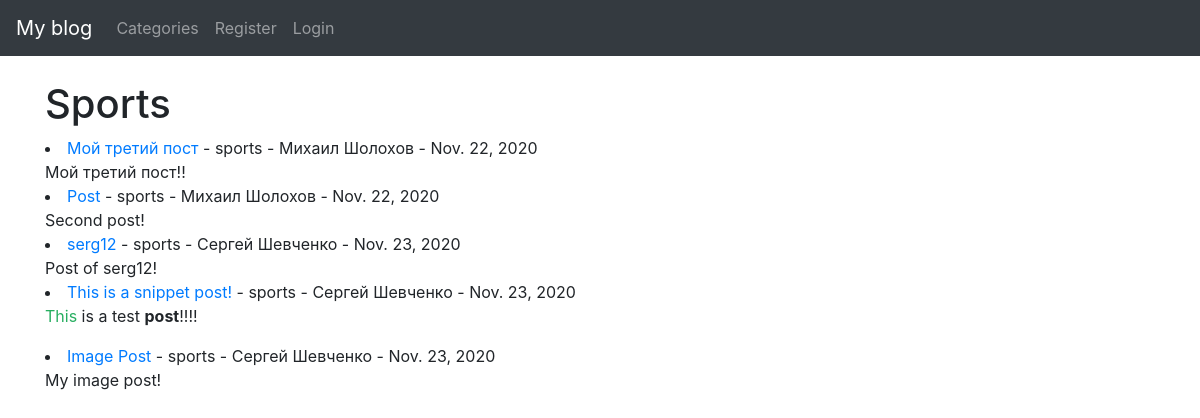
/category/sports/, run on an earlier commit of the app's database.
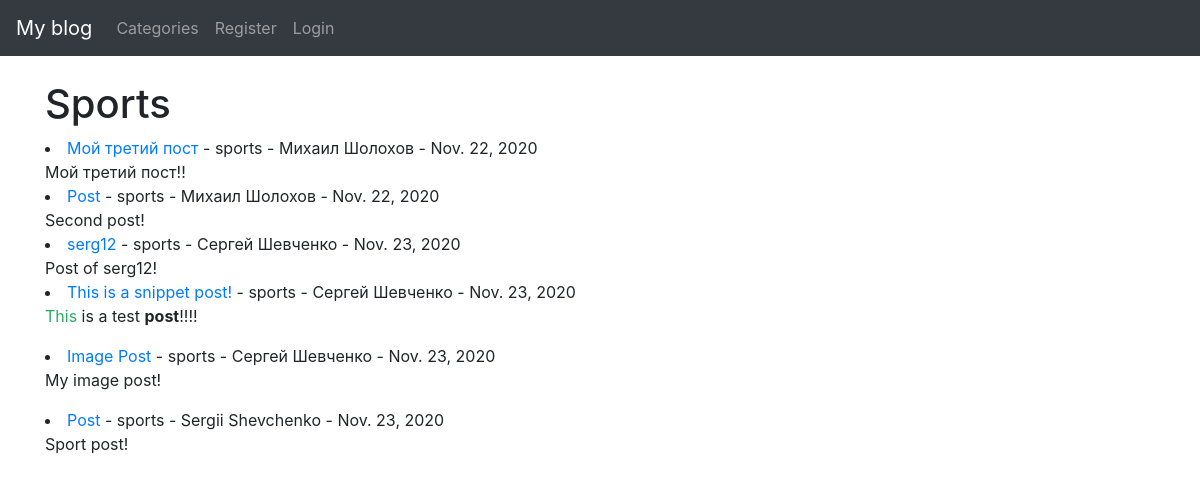
And on a later commit of the database.
### theblog/models.py (models this page shows, shortened)
class Post(models.Model):
    title = models.CharField(max_length=255)
    header_image = models.ImageField(null=True, blank=True, upload_to="images/")
    title_tag = models.CharField(max_length=255, default="My blog")
    author = models.ForeignKey(User, on_delete=models.CASCADE)
    body = RichTextField(blank=True, null=True)
    post_date = models.DateField(auto_now_add=True)
    category = models.CharField(max_length=255, default='coding')
    snippet = models.CharField(max_length=255)
    likes = models.ManyToManyField(User, related_name='blog_posts')

### theblog/views.py (the view)
# urls.py: path('category/<str:cats>/', CategoryView, name='category'),
def CategoryView(request, cats):
    category_posts = Post.objects.filter(category=cats.replace('-', ' '))
    return render(request, 'categories.html', {'cats': cats.title().replace('-', ' '), 'category_posts': category_posts})

### theblog/templates/categories.html (shortened to what this page needs)
{% extends 'base.html'  %}
{% block content %}
    {% if category_posts %}
        <h1>{{ cats }}</h1>
        {% for post in category_posts %}
            <li><a href="{% url 'article_detail' post.pk %}">{{ post.title }}</a> -
                {{ post.category }} -
                {{ post.author.first_name }}
                {{ post.author.last_name }} -
                {{ post.post_date }} <br/>
                {{ post.body|slice:":200"|safe }}
            </li>
        {% endfor %}
    {% else %}
        <h3>Sorry, this page does not exist...</h3>
    {% endif %}
{% endblock %}

What changed in the data, as far as the page shows it:
added Post: title "Post", category "sports", author.first_name "Sergii", author.last_name "Shevchenko", post_date "Nov. 23, 2020", body "Sport post!"
